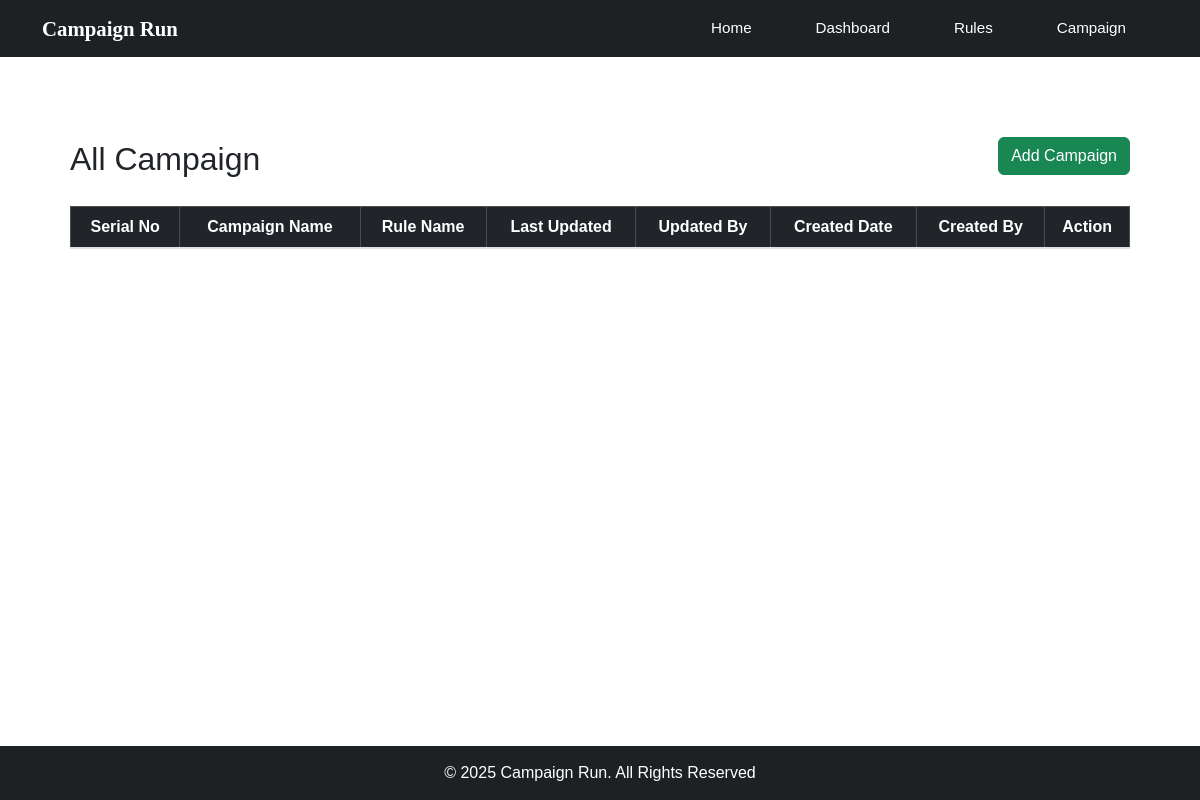
The app's page /campaign/table, older data.
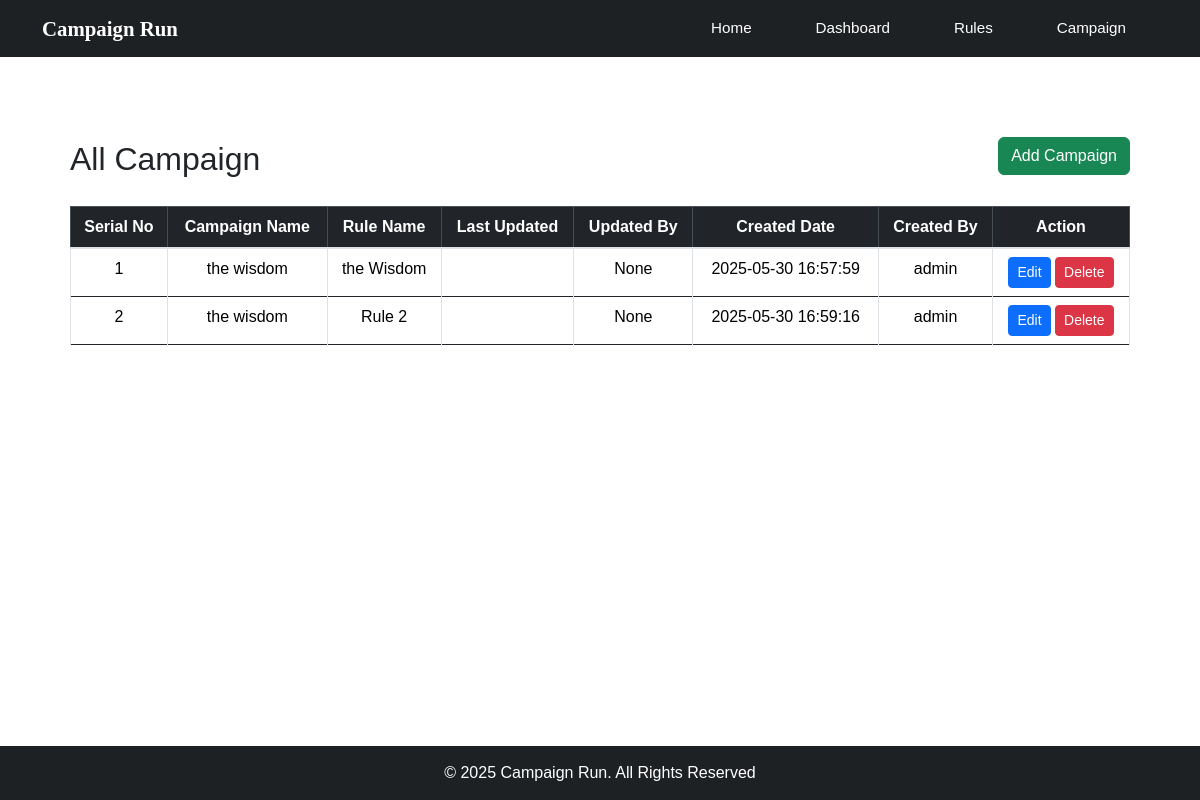
The same page, newer data.
### tables this page shows
CREATE TABLE campaigns (
                        id INTEGER PRIMARY KEY AUTOINCREMENT,
                        campaign_name TEXT,
                        rule_name TEXT,
                        created_by TEXT,
                        created_date TEXT,
                        updated_by TEXT,
                        updated_date TEXT
                    );

### app.py (the view)
@app.route('/campaign/table')
def campaign_table():
    with sqlite3.connect(DB_NAME) as conn:
        conn.row_factory = sqlite3.Row
        c = conn.cursor()
        c.execute("SELECT * FROM campaigns")
        campaigns = c.fetchall()
    return render_template('campaign.html', campaigns=campaigns)

### templates/campaign.html (shortened to what this page needs)
{% extends 'base.html' %}
{% block content %}
<head>
  <link href="https://cdn.jsdelivr.net/npm/bootstrap@5.3.3/dist/css/bootstrap.min.css" rel="stylesheet"/>
  <link rel="stylesheet" href="{{ url_for('static', filename='style.css') }}">
</head>
<div class="container table-container">
  <div class="d-flex justify-content-between align-items-center mb-3">
    <h2>All Campaign</h2>
    <div class="action-buttons">
      <a href="{{ url_for('add_campaign') }}" class="btn btn-success">Add Campaign</a>
    </div>
  </div>
  <div class="table-responsive">
    <table class="table table-bordered table-hover text-center">
      <thead class="table-dark">
      <tr>
        <th>Serial No</th>
        <th>Campaign Name</th>
        <th>Rule Name</th>
        <th>Last Updated</th>
        <th>Updated By</th>
        <th>Created Date</th>
        <th>Created By</th>
        <th>Action</th>
      </tr>
      </thead>
      <tbody>
      {% for campaign in campaigns %}
        <tr>
            <td>{{ loop.index }}</td>
            <td>{{ campaign.campaign_name }}</td>
            <td>{{ campaign.rule_name }}</td>
            <td>{{ campaign.last_updated }}</td>
            <td>{{ campaign.updated_by }}</td>
            <td>{{ campaign.created_date }}</td>
            <td>{{ campaign.created_by }}</td>
            <td>
                <a href="{{ url_for('edit_campaign', id=campaign['id']) }}" class="btn btn-sm btn-primary">Edit</a>
                <a href="{{ url_for('delete_campaign', id=campaign['id']) }}" class="btn btn-sm btn-danger">Delete</a>
            </td>
        </tr>
        {% endfor %}
      </tbody>
    </table>
  </div>
</div>
{% endblock %}

### templates/base.html (shortened to what this page needs)
<!DOCTYPE html>
<html lang="en">
<head>
  <link href="https://cdn.jsdelivr.net/npm/bootstrap@5.3.3/dist/css/bootstrap.min.css" rel="stylesheet"/>
  <link rel="stylesheet" href="{{ url_for('static', filename='style.css') }}">
  <link rel="stylesheet" href="https://stackpath.bootstrapcdn.com/bootstrap/4.5.2/css/bootstrap.min.css">
</head>
<body>
<nav class="navbar navbar-expand-lg">
  <div class="container">
    <a class="navbar-brand text-white" href="#">Campaign Run</a>
    <ul class="navbar-nav d-flex flex-row ms-auto">
      <li class="nav-item mx-4">
        <a class="nav-link" href="{{ url_for('home') }}">Home</a>
      </li>
      <li class="nav-item mx-4">
        <a class="nav-link" href="{{ url_for('dashboard') }}">Dashboard</a>
      </li>
      <li class="nav-item mx-4">
        <a class="nav-link" href="{{ url_for('rules_table') }}">Rules</a>
      </li>
      <li class="nav-item mx-4">
        <a class="nav-link" href="{{ url_for('campaign_table') }}">Campaign</a>
      </li>
    </ul>
  </div>
</nav>
{% block content %}
{% endblock %}
<footer>
  © 2025 Campaign Run. All Rights Reserved
</footer>
</body>
</html>

### static/style.css (style rules this page uses)
body { background-color: #ffffff; font-family: Arial; display: flex; flex-direction: column; min-height: 100vh; }
.navbar, footer { background-color: #1e2124; font-family: Arial, Helvetica, sans-serif; }
.navbar-brand { font-weight: bold; font-size: 1.3rem; font-family: cursive; }
.nav-link { color: white !important; font-size: 0.95rem; }
footer { text-align: center; color: white; padding: 15px 0; margin-top: auto; }
.table-container { padding: 40px; margin-top: 40px; }
.action-buttons { display: flex; justify-content: flex-end; margin-bottom: 15px; gap: 10px; }
.table thead { background-color: #343a40; color: white; }

Row changes from the older to the newer data that the page shows:
added campaigns: campaign_name "the wisdom", rule_name "the Wisdom", updated_by "None", created_date "2025-05-30 16:57:59", created_by "admin"
added campaigns: campaign_name "the wisdom", rule_name "Rule 2", updated_by "None", created_date "2025-05-30 16:59:16", created_by "admin"
